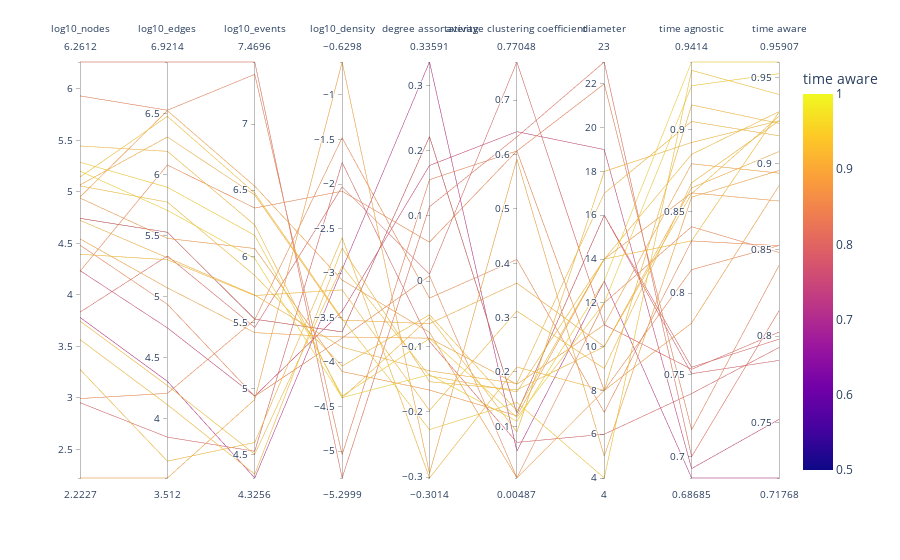

The notebook cell saved with this chart:
### Code cell
import plotly.express as px
fig = px.parallel_coordinates(
  df.assign(log10_nodes=np.log10(df['nodes']), 
            log10_edges=np.log10(df['edges']),
            log10_events=np.log10(df['events']),
            log10_density=np.log10(df['density'])), 
  ['log10_nodes', 'log10_edges', 'log10_events', 'log10_density', 
   'degree assortativity', 
   'average clustering coefficient', 'diameter', 'time agnostic', 
   'time aware'], 
  color='time aware',
  range_color=(.5,1))
fig
